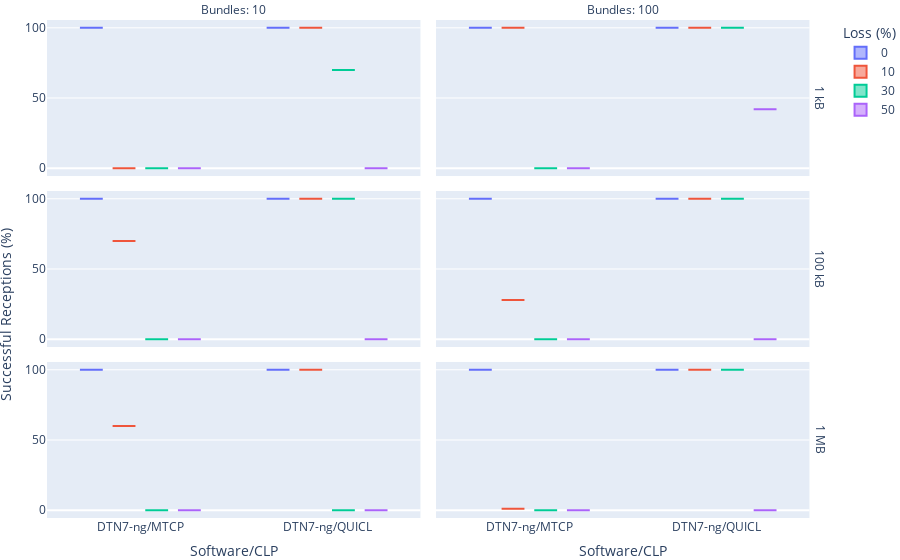

The notebook cell this image was saved under:
### Code cell
fig = px.box(
    ratio_df[ratio_df["# Nodes"] == 2],
    x="Software/CLP", 
    y="Delivered (%)",
    color="Loss",
    facet_col="# Bundles",
    facet_row="Bundle Size",
    labels={
        "Runtime": "Runtime (s)",
        "Loss": "Loss (%)",
        "# Bundles": "Bundles",
        "Delivered (%)": ""
    },
    category_orders={
        "Loss": [0, 10, 30],
        "Bundle Size": ["1 kB", "100 kB", "1 MB"],
        "Software/CLP": ["Serval", "IBR-DTN/TCPCL", "DTN7-rs/MTCP", "DTN7-rs/TCPCL", "DTN7-rs/HTTP", "DTN7-ng/MTCP", "DTN7-ng/QUICL"],
        "# Bundles": [10, 100]
    },
)

fig.for_each_annotation(lambda a: a.update(text=a.text.replace("=", ": ")))
fig.for_each_annotation(lambda a: a.update(text=a.text.replace("Bundle Size: ", "")))

fig.add_annotation(x=-0.04, y=0.35,
                   text="Successful Receptions (%)",
                   textangle=-90,
                   xref="paper",
                   yref="paper",
                   font=dict(size=14)
                   )

fig.update_layout(
    margin=dict(l=0, r=0, t=20, b=0),
)

fig.write_image("delivered_2.pdf", width=700, height=300)
fig

### Figure 1 — Plotly figure (JSON) as saved in the notebook; plotly's stock layout.template omitted (floating-point values rounded to 4 significant figures)
{"data": [{"alignmentgroup": "True", "hovertemplate": "Loss (%)=0<br>Bundle Size=1 kB<br>Bundles=10<br>Software/CLP=%{x}<br>=%{y}<extra></extra>", "legendgroup": "0", "marker": {"color": "#636efa"}, "name": "0", "notched": false, "offsetgroup": "0", "orientation": "v", "showlegend": true, "type": "box", "x": ["DTN7-ng/QUICL", "DTN7-ng/MTCP"], "x0": " ", "xaxis": "x5", "y": [100, 100], "y0": " ", "yaxis": "y5"}, {"alignmentgroup": "True", "hovertemplate": "Loss (%)=0<br>Bundle Size=1 kB<br>Bundles=100<br>Software/CLP=%{x}<br>=%{y}<extra></extra>", "legendgroup": "0", "marker": {"color": "#636efa"}, "name": "0", "notched": false, "offsetgroup": "0", "orientation": "v", "showlegend": false, "type": "box", "x": ["DTN7-ng/QUICL", "DTN7-ng/MTCP"], "x0": " ", "xaxis": "x6", "y": [100, 100], "y0": " ", "yaxis": "y6"}, {"alignmentgroup": "True", "hovertemplate": "Loss (%)=0<br>Bundle Size=100 kB<br>Bundles=10<br>Software/CLP=%{x}<br>=%{y}<extra></extra>", "legendgroup": "0", "marker": {"color": "#636efa"}, "name": "0", "notched": false, "offsetgroup": "0", "orientation": "v", "showlegend": false, "type": "box", "x": ["DTN7-ng/QUICL", "DTN7-ng/MTCP"], "x0": " ", "xaxis": "x3", "y": [100, 100], "y0": " ", "yaxis": "y3"}, {"alignmentgroup": "True", "hovertemplate": "Loss (%)=0<br>Bundle Size=100 kB<br>Bundles=100<br>Software/CLP=%{x}<br>=%{y}<extra></extra>", "legendgroup": "0", "marker": {"color": "#636efa"}, "name": "0", "notched": false, "offsetgroup": "0", "orientation": "v", "showlegend": false, "type": "box", "x": ["DTN7-ng/QUICL", "DTN7-ng/MTCP"], "x0": " ", "xaxis": "x4", "y": [100, 100], "y0": " ", "yaxis": "y4"}, {"alignmentgroup": "True", "hovertemplate": "Loss (%)=0<br>Bundle Size=1 MB<br>Bundles=10<br>Software/CLP=%{x}<br>=%{y}<extra></extra>", "legendgroup": "0", "marker": {"color": "#636efa"}, "name": "0", "notched": false, "offsetgroup": "0", "orientation": "v", "showlegend": false, "type": "box", "x": ["DTN7-ng/QUICL", "DTN7-ng/MTCP"], "x0": " ", "xaxis": "x", "y": [100, 100], "y0": " ", "yaxis": "y"}, {"alignmentgroup": "True", "hovertemplate": "Loss (%)=0<br>Bundle Size=1 MB<br>Bundles=100<br>Software/CLP=%{x}<br>=%{y}<extra></extra>", "legendgroup": "0", "marker": {"color": "#636efa"}, "name": "0", "notched": false, "offsetgroup": "0", "orientation": "v", "showlegend": false, "type": "box", "x": ["DTN7-ng/QUICL", "DTN7-ng/MTCP"], "x0": " ", "xaxis": "x2", "y": [100, 100], "y0": " ", "yaxis": "y2"}, {"alignmentgroup": "True", "hovertemplate": "Loss (%)=10<br>Bundle Size=1 kB<br>Bundles=10<br>Software/CLP=%{x}<br>=%{y}<extra></extra>", "legendgroup": "10", "marker": {"color": "#EF553B"}, "name": "10", "notched": false, "offsetgroup": "10", "orientation": "v", "showlegend": true, "type": "box", "x": ["DTN7-ng/QUICL", "DTN7-ng/MTCP"], "x0": " ", "xaxis": "x5", "y": [100, 0], "y0": " ", "yaxis": "y5"}, {"alignmentgroup": "True", "hovertemplate": "Loss (%)=10<br>Bundle Size=1 kB<br>Bundles=100<br>Software/CLP=%{x}<br>=%{y}<extra></extra>", "legendgroup": "10", "marker": {"color": "#EF553B"}, "name": "10", "notched": false, "offsetgroup": "10", "orientation": "v", "showlegend": false, "type": "box", "x": ["DTN7-ng/QUICL", "DTN7-ng/MTCP"], "x0": " ", "xaxis": "x6", "y": [100, 100], "y0": " ", "yaxis": "y6"}, {"alignmentgroup": "True", "hovertemplate": "Loss (%)=10<br>Bundle Size=100 kB<br>Bundles=10<br>Software/CLP=%{x}<br>=%{y}<extra></extra>", "legendgroup": "10", "marker": {"color": "#EF553B"}, "name": "10", "notched": false, "offsetgroup": "10", "orientation": "v", "showlegend": false, "type": "box", "x": ["DTN7-ng/QUICL", "DTN7-ng/MTCP"], "x0": " ", "xaxis": "x3", "y": [100, 70], "y0": " ", "yaxis": "y3"}, {"alignmentgroup": "True", "hovertemplate": "Loss (%)=10<br>Bundle Size=100 kB<br>Bundles=100<br>Software/CLP=%{x}<br>=%{y}<extra></extra>", "legendgroup": "10", "marker": {"color": "#EF553B"}, "name": "10", "notched": false, "offsetgroup": "10", "orientation": "v", "showlegend": false, "type": "box", "x": ["DTN7-ng/QUICL", "DTN7-ng/MTCP"], "x0": " ", "xaxis": "x4", "y": [100, 28.0], "y0": " ", "yaxis": "y4"}, {"alignmentgroup": "True", "hovertemplate": "Loss (%)=10<br>Bundle Size=1 MB<br>Bundles=10<br>Software/CLP=%{x}<br>=%{y}<extra></extra>", "legendgroup": "10", "marker": {"color": "#EF553B"}, "name": "10", "notched": false, "offsetgroup": "10", "orientation": "v", "showlegend": false, "type": "box", "x": ["DTN7-ng/QUICL", "DTN7-ng/MTCP"], "x0": " ", "xaxis": "x", "y": [100, 60], "y0": " ", "yaxis": "y"}, {"alignmentgroup": "True", "hovertemplate": "Loss (%)=10<br>Bundle Size=1 MB<br>Bundles=100<br>Software/CLP=%{x}<br>=%{y}<extra></extra>", "legendgroup": "10", "marker": {"color": "#EF553B"}, "name": "10", "notched": false, "offsetgroup": "10", "orientation": "v", "showlegend": false, "type": "box", "x": ["DTN7-ng/QUICL", "DTN7-ng/MTCP"], "x0": " ", "xaxis": "x2", "y": [100, 1], "y0": " ", "yaxis": "y2"}, {"alignmentgroup": "True", "hovertemplate": "Loss (%)=30<br>Bundle Size=1 kB<br>Bundles=10<br>Software/CLP=%{x}<br>=%{y}<extra></extra>", "legendgroup": "30", "marker": {"color": "#00cc96"}, "name": "30", "notched": false, "offsetgroup": "30", "orientation": "v", "showlegend": true, "type": "box", "x": ["DTN7-ng/QUICL", "DTN7-ng/MTCP"], "x0": " ", "xaxis": "x5", "y": [70, 0], "y0": " ", "yaxis": "y5"}, {"alignmentgroup": "True", "hovertemplate": "Loss (%)=30<br>Bundle Size=1 kB<br>Bundles=100<br>Software/CLP=%{x}<br>=%{y}<extra></extra>", "legendgroup": "30", "marker": {"color": "#00cc96"}, "name": "30", "notched": false, "offsetgroup": "30", "orientation": "v", "showlegend": false, "type": "box", "x": ["DTN7-ng/QUICL", "DTN7-ng/MTCP"], "x0": " ", "xaxis": "x6", "y": [100, 0], "y0": " ", "yaxis": "y6"}, {"alignmentgroup": "True", "hovertemplate": "Loss (%)=30<br>Bundle Size=100 kB<br>Bundles=10<br>Software/CLP=%{x}<br>=%{y}<extra></extra>", "legendgroup": "30", "marker": {"color": "#00cc96"}, "name": "30", "notched": false, "offsetgroup": "30", "orientation": "v", "showlegend": false, "type": "box", "x": ["DTN7-ng/MTCP", "DTN7-ng/QUICL"], "x0": " ", "xaxis": "x3", "y": [0, 100], "y0": " ", "yaxis": "y3"}, {"alignmentgroup": "True", "hovertemplate": "Loss (%)=30<br>Bundle Size=100 kB<br>Bundles=100<br>Software/CLP=%{x}<br>=%{y}<extra></extra>", "legendgroup": "30", "marker": {"color": "#00cc96"}, "name": "30", "notched": false, "offsetgroup": "30", "orientation": "v", "showlegend": false, "type": "box", "x": ["DTN7-ng/QUICL", "DTN7-ng/MTCP"], "x0": " ", "xaxis": "x4", "y": [100, 0], "y0": " ", "yaxis": "y4"}, {"alignmentgroup": "True", "hovertemplate": "Loss (%)=30<br>Bundle Size=1 MB<br>Bundles=10<br>Software/CLP=%{x}<br>=%{y}<extra></extra>", "legendgroup": "30", "marker": {"color": "#00cc96"}, "name": "30", "notched": false, "offsetgroup": "30", "orientation": "v", "showlegend": false, "type": "box", "x": ["DTN7-ng/QUICL", "DTN7-ng/MTCP"], "x0": " ", "xaxis": "x", "y": [0, 0], "y0": " ", "yaxis": "y"}, {"alignmentgroup": "True", "hovertemplate": "Loss (%)=30<br>Bundle Size=1 MB<br>Bundles=100<br>Software/CLP=%{x}<br>=%{y}<extra></extra>", "legendgroup": "30", "marker": {"color": "#00cc96"}, "name": "30", "notched": false, "offsetgroup": "30", "orientation": "v", "showlegend": false, "type": "box", "x": ["DTN7-ng/QUICL", "DTN7-ng/MTCP"], "x0": " ", "xaxis": "x2", "y": [100, 0], "y0": " ", "yaxis": "y2"}, {"alignmentgroup": "True", "hovertemplate": "Loss (%)=50<br>Bundle Size=1 kB<br>Bundles=10<br>Software/CLP=%{x}<br>=%{y}<extra></extra>", "legendgroup": "50", "marker": {"color": "#ab63fa"}, "name": "50", "notched": false, "offsetgroup": "50", "orientation": "v", "showlegend": true, "type": "box", "x": ["DTN7-ng/QUICL", "DTN7-ng/MTCP"], "x0": " ", "xaxis": "x5", "y": [0, 0], "y0": " ", "yaxis": "y5"}, {"alignmentgroup": "True", "hovertemplate": "Loss (%)=50<br>Bundle Size=1 kB<br>Bundles=100<br>Software/CLP=%{x}<br>=%{y}<extra></extra>", "legendgroup": "50", "marker": {"color": "#ab63fa"}, "name": "50", "notched": false, "offsetgroup": "50", "orientation": "v", "showlegend": false, "type": "box", "x": ["DTN7-ng/QUICL", "DTN7-ng/MTCP"], "x0": " ", "xaxis": "x6", "y": [42, 0], "y0": " ", "yaxis": "y6"}, {"alignmentgroup": "True", "hovertemplate": "Loss (%)=50<br>Bundle Size=100 kB<br>Bundles=10<br>Software/CLP=%{x}<br>=%{y}<extra></extra>", "legendgroup": "50", "marker": {"color": "#ab63fa"}, "name": "50", "notched": false, "offsetgroup": "50", "orientation": "v", "showlegend": false, "type": "box", "x": ["DTN7-ng/QUICL", "DTN7-ng/MTCP"], "x0": " ", "xaxis": "x3", "y": [0, 0], "y0": " ", "yaxis": "y3"}, {"alignmentgroup": "True", "hovertemplate": "Loss (%)=50<br>Bundle Size=100 kB<br>Bundles=100<br>Software/CLP=%{x}<br>=%{y}<extra></extra>", "legendgroup": "50", "marker": {"color": "#ab63fa"}, "name": "50", "notched": false, "offsetgroup": "50", "orientation": "v", "showlegend": false, "type": "box", "x": ["DTN7-ng/QUICL", "DTN7-ng/MTCP"], "x0": " ", "xaxis": "x4", "y": [0, 0], "y0": " ", "yaxis": "y4"}, {"alignmentgroup": "True", "hovertemplate": "Loss (%)=50<br>Bundle Size=1 MB<br>Bundles=10<br>Software/CLP=%{x}<br>=%{y}<extra></extra>", "legendgroup": "50", "marker": {"color": "#ab63fa"}, "name": "50", "notched": false, "offsetgroup": "50", "orientation": "v", "showlegend": false, "type": "box", "x": ["DTN7-ng/QUICL", "DTN7-ng/MTCP"], "x0": " ", "xaxis": "x", "y": [0, 0], "y0": " ", "yaxis": "y"}, {"alignmentgroup": "True", "hovertemplate": "Loss (%)=50<br>Bundle Size=1 MB<br>Bundles=100<br>Software/CLP=%{x}<br>=%{y}<extra></extra>", "legendgroup": "50", "marker": {"color": "#ab63fa"}, "name": "50", "notched": false, "offsetgroup": "50", "orientation": "v", "showlegend": false, "type": "box", "x": ["DTN7-ng/QUICL", "DTN7-ng/MTCP"], "x0": " ", "xaxis": "x2", "y": [0, 0], "y0": " ", "yaxis": "y2"}], "layout": {"annotations": [{"showarrow": false, "text": "Bundles: 10", "x": 0.24, "xanchor": "center", "xref": "paper", "y": 1.0, "yanchor": "bottom", "yref": "paper"}, {"showarrow": false, "text": "Bundles: 100", "x": 0.74, "xanchor": "center", "xref": "paper", "y": 1.0, "yanchor": "bottom", "yref": "paper"}, {"showarrow": false, "text": "1 MB", "textangle": 90, "x": 0.98, "xanchor": "left", "xref": "paper", "y": 0.1567, "yanchor": "middle", "yref": "paper"}, {"showarrow": false, "text": "100 kB", "textangle": 90, "x": 0.98, "xanchor": "left", "xref": "paper", "y": 0.5, "yanchor": "middle", "yref": "paper"}, {"showarrow": false, "text": "1 kB", "textangle": 90, "x": 0.98, "xanchor": "left", "xref": "paper", "y": 0.8433, "yanchor": "middle", "yref": "paper"}, {"font": {"size": 14}, "text": "Successful Receptions (%)", "textangle": -90, "x": -0.04, "xref": "paper", "y": 0.35, "yref": "paper"}], "boxmode": "group", "legend": {"title": {"text": "Loss (%)"}, "tracegroupgap": 0}, "margin": {"b": 0, "l": 0, "r": 0, "t": 20}, "xaxis": {"anchor": "y", "categoryarray": ["Serval", "IBR-DTN/TCPCL", "DTN7-rs/MTCP", "DTN7-rs/TCPCL", "DTN7-rs/HTTP", "DTN7-ng/MTCP", "DTN7-ng/QUICL"], "categoryorder": "array", "domain": [0, 0.48], "title": {"text": "Software/CLP"}}, "xaxis2": {"anchor": "y2", "categoryarray": ["Serval", "IBR-DTN/TCPCL", "DTN7-rs/MTCP", "DTN7-rs/TCPCL", "DTN7-rs/HTTP", "DTN7-ng/MTCP", "DTN7-ng/QUICL"], "categoryorder": "array", "domain": [0.5, 0.98], "matches": "x", "title": {"text": "Software/CLP"}}, "xaxis3": {"anchor": "y3", "domain": [0, 0.48], "matches": "x", "showticklabels": false}, "xaxis4": {"anchor": "y4", "domain": [0.5, 0.98], "matches": "x", "showticklabels": false}, "xaxis5": {"anchor": "y5", "domain": [0, 0.48], "matches": "x", "showticklabels": false}, "xaxis6": {"anchor": "y6", "domain": [0.5, 0.98], "matches": "x", "showticklabels": false}, "yaxis": {"anchor": "x", "domain": [0, 0.3133], "title": {"text": ""}}, "yaxis2": {"anchor": "x2", "domain": [0, 0.3133], "matches": "y", "showticklabels": false}, "yaxis3": {"anchor": "x3", "domain": [0.3433, 0.6567], "matches": "y", "title": {"text": ""}}, "yaxis4": {"anchor": "x4", "domain": [0.3433, 0.6567], "matches": "y", "showticklabels": false}, "yaxis5": {"anchor": "x5", "domain": [0.6867, 1.0], "matches": "y", "title": {"text": ""}}, "yaxis6": {"anchor": "x6", "domain": [0.6867, 1.0], "matches": "y", "showticklabels": false}}}
